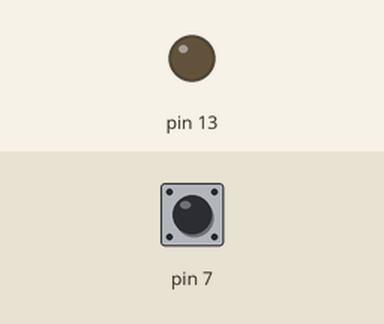
This sketch was run on a simulated Arduino Uno, built with avr-gcc and run on an emulated ATmega328P. On the bench: output pins drawn as LEDs (lit = HIGH). The test bench sets the inputs (shaded band); at power-on: pin 7 HIGH.

Above: at 1.2 s.
1.3 s: pin 7 pulled LOW for 0.15 s
At 1.37 s:
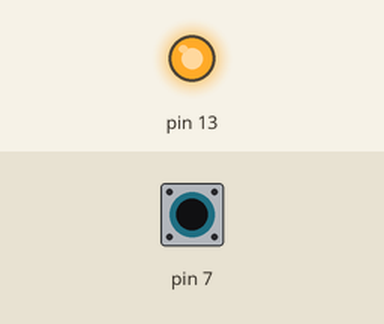
2.9 s: pin 7 pulled LOW for 3.2 s
At 6.9 s:
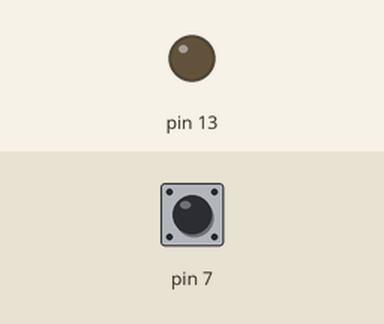
Timing chart, 0 to 8.4 s (numbered marks = the images above; inputs shaded):
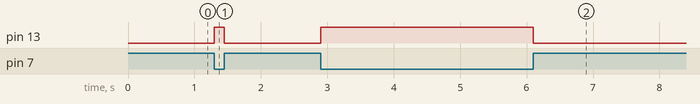

The sketch:

button_led.ino
```cpp
void setup() {
  pinMode(13, OUTPUT);
  pinMode(7, INPUT_PULLUP);
}

void loop() {
  digitalRead(7);

  if(digitalRead(7) == LOW){
    digitalWrite(13, HIGH);
  }
  else{
    digitalWrite(13, LOW);
  }
}
```

Measured:
- after the input at 1.3 s, pin 13: LOW → HIGH at once, → LOW 0.15 s later
- after the input at 2.9 s, pin 13: LOW → HIGH at once, → LOW 3.2 s later
